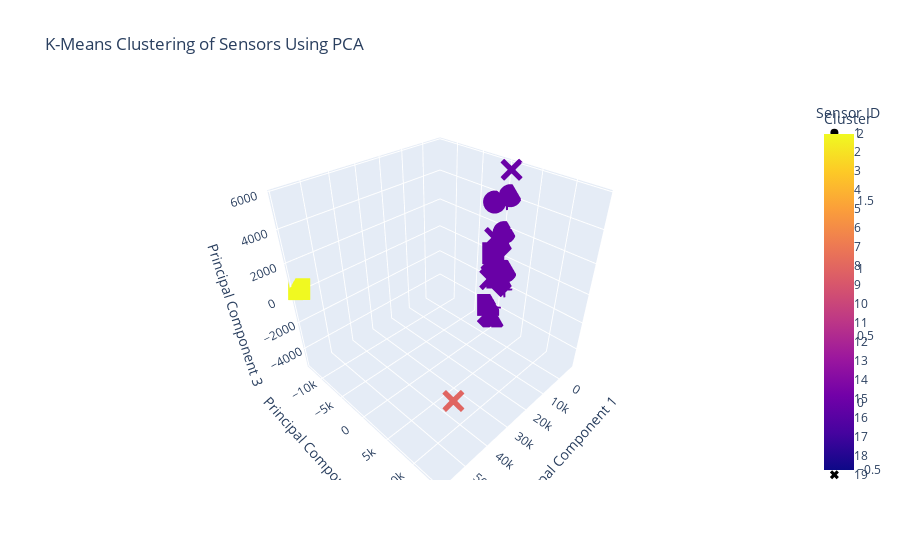

Notebook source saved alongside this figure:
### Markdown cell above
## Clustering

### Code cell
from sklearn.cluster import KMeans

# Apply PCA
pca = PCA(n_components=3)
principal_components = pca.fit_transform(reduced_data_corr.drop(columns=['Sensor ID']))
principal_df = pd.DataFrame(data=principal_components, columns=['PC1', 'PC2', 'PC3'])
principal_df['Sensor ID'] = reduced_data_corr['Sensor ID']

# Apply K-Means clustering
kmeans = KMeans(n_clusters=3, random_state=42)
principal_df['Cluster'] = kmeans.fit_predict(principal_df[['PC1', 'PC2', 'PC3']])

# Create an interactive 3D scatter plot
fig = px.scatter_3d(
    principal_df,
    x='PC1',
    y='PC2',
    z='PC3',
    color='Cluster',
    symbol='Sensor ID',
    title='K-Means Clustering of Sensors Using PCA',
    labels={'PC1': 'Principal Component 1', 'PC2': 'Principal Component 2', 'PC3': 'Principal Component 3'},
    hover_data=['Sensor ID']
)

fig.show()

### Figure 1 — Plotly figure (JSON) as saved in the notebook; plotly's stock layout.template omitted (floating-point values rounded to 4 significant figures)
{"data": [{"customdata": [[1]], "hovertemplate": "Sensor ID=%{customdata[0]}<br>Principal Component 1=%{x}<br>Principal Component 2=%{y}<br>Principal Component 3=%{z}<br>Cluster=%{marker.color}<extra></extra>", "legendgroup": "1", "marker": {"color": [0], "coloraxis": "coloraxis", "symbol": "circle"}, "mode": "markers", "name": "1", "scene": "scene", "showlegend": true, "type": "scatter3d", "x": [-6443.0], "y": [-1687.0], "z": [3484.0]}, {"customdata": [[2]], "hovertemplate": "Sensor ID=%{customdata[0]}<br>Principal Component 1=%{x}<br>Principal Component 2=%{y}<br>Principal Component 3=%{z}<br>Cluster=%{marker.color}<extra></extra>", "legendgroup": "2", "marker": {"color": [0], "coloraxis": "coloraxis", "symbol": "diamond"}, "mode": "markers", "name": "2", "scene": "scene", "showlegend": true, "type": "scatter3d", "x": [-6459.0], "y": [-302.7], "z": [-5123.0]}, {"customdata": [[3]], "hovertemplate": "Sensor ID=%{customdata[0]}<br>Principal Component 1=%{x}<br>Principal Component 2=%{y}<br>Principal Component 3=%{z}<br>Cluster=%{marker.color}<extra></extra>", "legendgroup": "3", "marker": {"color": [2], "coloraxis": "coloraxis", "symbol": "square"}, "mode": "markers", "name": "3", "scene": "scene", "showlegend": true, "type": "scatter3d", "x": [58460.0], "y": [-12810.0], "z": [382.3]}, {"customdata": [[4]], "hovertemplate": "Sensor ID=%{customdata[0]}<br>Principal Component 1=%{x}<br>Principal Component 2=%{y}<br>Principal Component 3=%{z}<br>Cluster=%{marker.color}<extra></extra>", "legendgroup": "4", "marker": {"color": [1], "coloraxis": "coloraxis", "symbol": "x"}, "mode": "markers", "name": "4", "scene": "scene", "showlegend": true, "type": "scatter3d", "x": [53690.0], "y": [13810.0], "z": [-467.4]}, {"customdata": [[5]], "hovertemplate": "Sensor ID=%{customdata[0]}<br>Principal Component 1=%{x}<br>Principal Component 2=%{y}<br>Principal Component 3=%{z}<br>Cluster=%{marker.color}<extra></extra>", "legendgroup": "5", "marker": {"color": [0], "coloraxis": "coloraxis", "symbol": "cross"}, "mode": "markers", "name": "5", "scene": "scene", "showlegend": true, "type": "scatter3d", "x": [-5715.0], "y": [-198.1], "z": [-3878.0]}, {"customdata": [[6]], "hovertemplate": "Sensor ID=%{customdata[0]}<br>Principal Component 1=%{x}<br>Principal Component 2=%{y}<br>Principal Component 3=%{z}<br>Cluster=%{marker.color}<extra></extra>", "legendgroup": "6", "marker": {"color": [0], "coloraxis": "coloraxis", "symbol": "circle"}, "mode": "markers", "name": "6", "scene": "scene", "showlegend": true, "type": "scatter3d", "x": [-6595.0], "y": [432.0], "z": [1798.0]}, {"customdata": [[7]], "hovertemplate": "Sensor ID=%{customdata[0]}<br>Principal Component 1=%{x}<br>Principal Component 2=%{y}<br>Principal Component 3=%{z}<br>Cluster=%{marker.color}<extra></extra>", "legendgroup": "7", "marker": {"color": [0], "coloraxis": "coloraxis", "symbol": "diamond"}, "mode": "markers", "name": "7", "scene": "scene", "showlegend": true, "type": "scatter3d", "x": [-6624.0], "y": [596.9], "z": [-1697.0]}, {"customdata": [[8]], "hovertemplate": "Sensor ID=%{customdata[0]}<br>Principal Component 1=%{x}<br>Principal Component 2=%{y}<br>Principal Component 3=%{z}<br>Cluster=%{marker.color}<extra></extra>", "legendgroup": "8", "marker": {"color": [0], "coloraxis": "coloraxis", "symbol": "square"}, "mode": "markers", "name": "8", "scene": "scene", "showlegend": true, "type": "scatter3d", "x": [-6494.0], "y": [-1484.0], "z": [-4004.0]}, {"customdata": [[9]], "hovertemplate": "Sensor ID=%{customdata[0]}<br>Principal Component 1=%{x}<br>Principal Component 2=%{y}<br>Principal Component 3=%{z}<br>Cluster=%{marker.color}<extra></extra>", "legendgroup": "9", "marker": {"color": [0], "coloraxis": "coloraxis", "symbol": "x"}, "mode": "markers", "name": "9", "scene": "scene", "showlegend": true, "type": "scatter3d", "x": [-6409.0], "y": [-1397.0], "z": [-1889.0]}, {"customdata": [[10]], "hovertemplate": "Sensor ID=%{customdata[0]}<br>Principal Component 1=%{x}<br>Principal Component 2=%{y}<br>Principal Component 3=%{z}<br>Cluster=%{marker.color}<extra></extra>", "legendgroup": "10", "marker": {"color": [0], "coloraxis": "coloraxis", "symbol": "cross"}, "mode": "markers", "name": "10", "scene": "scene", "showlegend": true, "type": "scatter3d", "x": [-6536.0], "y": [1460.0], "z": [-2130.0]}, {"customdata": [[11]], "hovertemplate": "Sensor ID=%{customdata[0]}<br>Principal Component 1=%{x}<br>Principal Component 2=%{y}<br>Principal Component 3=%{z}<br>Cluster=%{marker.color}<extra></extra>", "legendgroup": "11", "marker": {"color": [0], "coloraxis": "coloraxis", "symbol": "circle"}, "mode": "markers", "name": "11", "scene": "scene", "showlegend": true, "type": "scatter3d", "x": [-6798.0], "y": [836.0], "z": [4182.0]}, {"customdata": [[12]], "hovertemplate": "Sensor ID=%{customdata[0]}<br>Principal Component 1=%{x}<br>Principal Component 2=%{y}<br>Principal Component 3=%{z}<br>Cluster=%{marker.color}<extra></extra>", "legendgroup": "12", "marker": {"color": [0], "coloraxis": "coloraxis", "symbol": "diamond"}, "mode": "markers", "name": "12", "scene": "scene", "showlegend": true, "type": "scatter3d", "x": [-5705.0], "y": [-153.9], "z": [799.1]}, {"customdata": [[13]], "hovertemplate": "Sensor ID=%{customdata[0]}<br>Principal Component 1=%{x}<br>Principal Component 2=%{y}<br>Principal Component 3=%{z}<br>Cluster=%{marker.color}<extra></extra>", "legendgroup": "13", "marker": {"color": [0], "coloraxis": "coloraxis", "symbol": "square"}, "mode": "markers", "name": "13", "scene": "scene", "showlegend": true, "type": "scatter3d", "x": [-5733.0], "y": [160.7], "z": [-1403.0]}, {"customdata": [[14]], "hovertemplate": "Sensor ID=%{customdata[0]}<br>Principal Component 1=%{x}<br>Principal Component 2=%{y}<br>Principal Component 3=%{z}<br>Cluster=%{marker.color}<extra></extra>", "legendgroup": "14", "marker": {"color": [0], "coloraxis": "coloraxis", "symbol": "x"}, "mode": "markers", "name": "14", "scene": "scene", "showlegend": true, "type": "scatter3d", "x": [-5724.0], "y": [977.6], "z": [5743.0]}, {"customdata": [[15]], "hovertemplate": "Sensor ID=%{customdata[0]}<br>Principal Component 1=%{x}<br>Principal Component 2=%{y}<br>Principal Component 3=%{z}<br>Cluster=%{marker.color}<extra></extra>", "legendgroup": "15", "marker": {"color": [0], "coloraxis": "coloraxis", "symbol": "cross"}, "mode": "markers", "name": "15", "scene": "scene", "showlegend": true, "type": "scatter3d", "x": [-5557.0], "y": [745.2], "z": [3838.0]}, {"customdata": [[16]], "hovertemplate": "Sensor ID=%{customdata[0]}<br>Principal Component 1=%{x}<br>Principal Component 2=%{y}<br>Principal Component 3=%{z}<br>Cluster=%{marker.color}<extra></extra>", "legendgroup": "16", "marker": {"color": [0], "coloraxis": "coloraxis", "symbol": "circle"}, "mode": "markers", "name": "16", "scene": "scene", "showlegend": true, "type": "scatter3d", "x": [-6446.0], "y": [1291.0], "z": [-776.2]}, {"customdata": [[17]], "hovertemplate": "Sensor ID=%{customdata[0]}<br>Principal Component 1=%{x}<br>Principal Component 2=%{y}<br>Principal Component 3=%{z}<br>Cluster=%{marker.color}<extra></extra>", "legendgroup": "17", "marker": {"color": [0], "coloraxis": "coloraxis", "symbol": "diamond"}, "mode": "markers", "name": "17", "scene": "scene", "showlegend": true, "type": "scatter3d", "x": [-6402.0], "y": [-446.3], "z": [-817.2]}, {"customdata": [[18]], "hovertemplate": "Sensor ID=%{customdata[0]}<br>Principal Component 1=%{x}<br>Principal Component 2=%{y}<br>Principal Component 3=%{z}<br>Cluster=%{marker.color}<extra></extra>", "legendgroup": "18", "marker": {"color": [0], "coloraxis": "coloraxis", "symbol": "square"}, "mode": "markers", "name": "18", "scene": "scene", "showlegend": true, "type": "scatter3d", "x": [-5782.0], "y": [-1031.0], "z": [182.1]}, {"customdata": [[19]], "hovertemplate": "Sensor ID=%{customdata[0]}<br>Principal Component 1=%{x}<br>Principal Component 2=%{y}<br>Principal Component 3=%{z}<br>Cluster=%{marker.color}<extra></extra>", "legendgroup": "19", "marker": {"color": [0], "coloraxis": "coloraxis", "symbol": "x"}, "mode": "markers", "name": "19", "scene": "scene", "showlegend": true, "type": "scatter3d", "x": [-6758.0], "y": [-1164.0], "z": [1152.0]}, {"customdata": [[20]], "hovertemplate": "Sensor ID=%{customdata[0]}<br>Principal Component 1=%{x}<br>Principal Component 2=%{y}<br>Principal Component 3=%{z}<br>Cluster=%{marker.color}<extra></extra>", "legendgroup": "20", "marker": {"color": [0], "coloraxis": "coloraxis", "symbol": "cross"}, "mode": "markers", "name": "20", "scene": "scene", "showlegend": true, "type": "scatter3d", "x": [-5966.0], "y": [355.4], "z": [622.8]}], "layout": {"coloraxis": {"colorbar": {"title": {"text": "Cluster"}}, "colorscale": [[0, "#0d0887"], [0.1111, "#46039f"], [0.2222, "#7201a8"], [0.3333, "#9c179e"], [0.4444, "#bd3786"], [0.5556, "#d8576b"], [0.6667, "#ed7953"], [0.7778, "#fb9f3a"], [0.8889, "#fdca26"], [1, "#f0f921"]]}, "legend": {"title": {"text": "Sensor ID"}, "tracegroupgap": 0}, "scene": {"domain": {"x": [0, 1], "y": [0, 1]}, "xaxis": {"title": {"text": "Principal Component 1"}}, "yaxis": {"title": {"text": "Principal Component 2"}}, "zaxis": {"title": {"text": "Principal Component 3"}}}, "title": {"text": "K-Means Clustering of Sensors Using PCA"}}}
